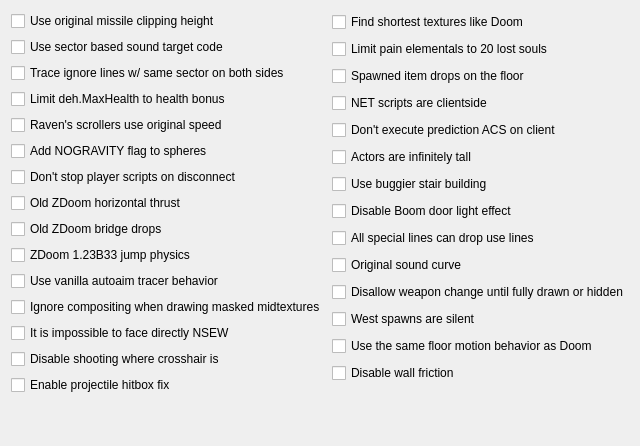
     <widget class="QWidget" name="tabCompatibility2">
      <attribute name="title">
       <string>Compatibility 2</string>
      </attribute>
      <layout class="QVBoxLayout" name="verticalLayout_23">
       <item>
        <layout class="QHBoxLayout" name="horizontalLayout_8">
         <item>
          <layout class="QVBoxLayout" name="verticalLayout_30">
           <item>
            <widget class="QCheckBox" name="cbCompatUseOriginalMissileClippingHeight">
             <property name="toolTip">
              <string>&lt;p&gt;This allows for decorations to be pass-through for projectiles as they were originally in Doom.&lt;/p&gt;</string>
             </property>
             <property name="text">
              <string>Use original missile clipping height</string>
             </property>
            </widget>
           </item>
           <item>
            <widget class="QCheckBox" name="cbCompatUseSectorBasedSoundTargetCode">
             <property name="text">
              <string>Use sector based sound target code</string>
             </property>
            </widget>
           </item>
           <item>
            <widget class="QCheckBox" name="cbCompatTraceIgnoreLinesWithoutSameSectorOnBothSides">
             <property name="toolTip">
              <string>&lt;html&gt;&lt;head/&gt;&lt;body&gt;&lt;p&gt;Doom's hitscan tracing code ignores all lines with both sides in the same sector. ZDoom's does not. This option reverts to the original but less precise behavior. &lt;/p&gt;&lt;/body&gt;&lt;/html&gt;</string>
             </property>
             <property name="text">
              <string>Trace ignore lines w/ same sector on both sides</string>
             </property>
            </widget>
           </item>
           <item>
            <widget class="QCheckBox" name="cbCompatLimitDehMaxHealthToHealthBonus">
             <property name="text">
              <string>Limit deh.MaxHealth to health bonus</string>
             </property>
            </widget>
           </item>
           <item>
            <widget class="QCheckBox" name="cbCompatRavensScrollersUseOriginalSpeed">
             <property name="toolTip">
              <string>&lt;html&gt;&lt;head/&gt;&lt;body&gt;&lt;p&gt;The scrolling floor specials in Heretic and Hexen move the player much faster than the actual texture scrolling speed. Enable this option to restore this effect. &lt;/p&gt;&lt;/body&gt;&lt;/html&gt;</string>
             </property>
             <property name="text">
              <string>Raven's scrollers use original speed</string>
             </property>
            </widget>
           </item>
           <item>
            <widget class="QCheckBox" name="cbCompatAddNOGRAVITYFlagToSpheres">
             <property name="toolTip">
              <string>&lt;html&gt;&lt;head/&gt;&lt;body&gt;&lt;p&gt;Add NOGRAVITY to actors named InvulnerabilitySphere, Soulsphere, Megasphere and BlurSphere when spawned by the map.&lt;/p&gt;&lt;/body&gt;&lt;/html&gt;</string>
             </property>
             <property name="text">
              <string>Add NOGRAVITY flag to spheres</string>
             </property>
            </widget>
           </item>
           <item>
            <widget class="QCheckBox" name="cbDontStopPlayerScriptsOnDisconnect">
             <property name="toolTip">
              <string>&lt;html&gt;&lt;head/&gt;&lt;body&gt;&lt;p&gt;When a player leaves the game, don't stop any scripts of that player that are still running.&lt;/p&gt;&lt;/body&gt;&lt;/html&gt;</string>
             </property>
             <property name="text">
              <string>Don't stop player scripts on disconnect</string>
             </property>
            </widget>
           </item>
           <item>
            <widget class="QCheckBox" name="cbOldZDoomHorizontalThrust">
             <property name="toolTip">
              <string>&lt;p&gt;If this is enabled, explosions cause a strong horizontal thrust like in old ZDoom versions.&lt;/p&gt;</string>
             </property>
             <property name="text">
              <string>Old ZDoom horizontal thrust</string>
             </property>
            </widget>
           </item>
           <item>
            <widget class="QCheckBox" name="cbOldZDoomBridgeDrops">
             <property name="toolTip">
              <string>&lt;p&gt;If this is enabled, non-SOLID things like flags fall through bridges (as they used to do in old ZDoom versions).&lt;/p&gt;</string>
             </property>
             <property name="text">
              <string>Old ZDoom bridge drops</string>
             </property>
            </widget>
           </item>
           <item>
            <widget class="QCheckBox" name="cbOldZDoomJumpPhysics">
             <property name="toolTip">
              <string>&lt;html&gt;&lt;head/&gt;&lt;body&gt;&lt;p&gt;Uses old ZDoom jump physics, it's a minor bug in the gravity code that causes gravity application in the wrong place.&lt;/p&gt;&lt;/body&gt;&lt;/html&gt;</string>
             </property>
             <property name="text">
              <string>ZDoom 1.23B33 jump physics</string>
             </property>
            </widget>
           </item>
           <item>
            <widget class="QCheckBox" name="cbCompatUseVanillaAutoaimTracerBehavior">
             <property name="toolTip">
              <string>&lt;html&gt;&lt;head/&gt;&lt;p&gt;Q-Zandronum uses more tracers to fill in the gaps, this reverts it to vanilla's 3 tracer behavior&lt;/p&gt;&lt;/body&gt;&lt;/html&gt;</string>
             </property>
             <property name="text">
              <string>Use vanilla autoaim tracer behavior</string>
             </property>
            </widget>
           </item>
           <item>
            <widget class="QCheckBox" name="cbCompatMaskedMidtex">
             <property name="text">
              <string>Ignore compositing when drawing masked midtextures</string>
             </property>
            </widget>
           </item>
           <item>
            <widget class="QCheckBox" name="cbCompatBadAngles">
             <property name="text">
              <string>It is impossible to face directly NSEW</string>
             </property>
            </widget>
           </item>
           <item>
            <widget class="QCheckBox" name="cbCompatDisableCrosshairAccurate">
             <property name="toolTip">
              <string>&lt;html&gt;&lt;head/&gt;&lt;body&gt;&lt;p&gt;Bring back vanilla ZDoom shooting below the crosshair.&lt;/p&gt;&lt;/body&gt;&lt;/html&gt;</string>
             </property>
             <property name="text">
              <string>Disable shooting where crosshair is</string>
             </property>
            </widget>
           </item>
           <item>
            <widget class="QCheckBox" name="cbCompatEnableProjectileHitboxFix">
             <property name="toolTip">
              <string>&lt;html&gt;&lt;head/&gt;&lt;body&gt;&lt;p&gt;Make projectile hitbox work across entire sprite instead of only upper half.&lt;/p&gt;&lt;/body&gt;&lt;/html&gt;</string>
             </property>
             <property name="text">
              <string>Enable projectile hitbox fix</string>
             </property>
            </widget>
           </item>
          </layout>
         </item>
         <item>
          <layout class="QVBoxLayout" name="verticalLayout_29">
           <item>
            <widget class="QCheckBox" name="cbCompatFindShortestTexturesLikeDoom">
             <property name="toolTip">
              <string>&lt;html&gt;&lt;head/&gt;&lt;body&gt;&lt;p&gt;Use Doom's shortest texture find behavior. This is requied by some WADs in MAP07.&lt;/p&gt;&lt;/body&gt;&lt;/html&gt;</string>
             </property>
             <property name="text">
              <string>Find shortest textures like Doom</string>
             </property>
            </widget>
           </item>
           <item>
            <widget class="QCheckBox" name="cbCompatLimitPainElementals">
             <property name="text">
              <string>Limit pain elementals to 20 lost souls</string>
             </property>
            </widget>
           </item>
           <item>
            <widget class="QCheckBox" name="cbCompatSpawnItemDropsOnTheFloor">
             <property name="text">
              <string>Spawned item drops on the floor</string>
             </property>
            </widget>
           </item>
           <item>
            <widget class="QCheckBox" name="cbCompatNETScriptsAreClientside">
             <property name="toolTip">
              <string>&lt;html&gt;&lt;head/&gt;&lt;body&gt;&lt;p&gt;Treat ACS scripts with the SCRIPTF_Net flag to be client side, i.e. executed on the clients, but not on the server.&lt;/p&gt;&lt;/body&gt;&lt;/html&gt;</string>
             </property>
             <property name="text">
              <string>NET scripts are clientside</string>
             </property>
            </widget>
           </item>
           <item>
            <widget class="QCheckBox" name="cbCompatNoPredictionACS">
             <property name="toolTip">
              <string>&lt;html&gt;&lt;head/&gt;&lt;body&gt;&lt;p&gt;Don't execute predicted ACS scripts on client side. Turning this on can fix ACS teleports or jumppads on maps that are not using ACS_ExecuteWithResult.&lt;/p&gt;&lt;/body&gt;&lt;/html&gt;</string>
             </property>
             <property name="text">
              <string>Don't execute prediction ACS on client</string>
             </property>
            </widget>
           </item>
           <item>
            <widget class="QCheckBox" name="cbCompatActorsAreInfinitelyTall">
             <property name="toolTip">
              <string>&lt;p&gt;This allows for decorations to be pass-through for projectiles as they were originally in Doom.&lt;/p&gt;</string>
             </property>
             <property name="text">
              <string>Actors are infinitely tall</string>
             </property>
            </widget>
           </item>
           <item>
            <widget class="QCheckBox" name="cbCompatUseBuggierStairBuilding">
             <property name="toolTip">
              <string>Don't fix loop index for stair building.</string>
             </property>
             <property name="text">
              <string>Use buggier stair building</string>
             </property>
            </widget>
           </item>
           <item>
            <widget class="QCheckBox" name="cbCompatDisableBoomDoorLightEffect">
             <property name="text">
              <string>Disable Boom door light effect</string>
             </property>
            </widget>
           </item>
           <item>
            <widget class="QCheckBox" name="cbCompatAllSpecialLinesCanDropUseLines">
             <property name="text">
              <string>All special lines can drop use lines</string>
             </property>
            </widget>
           </item>
           <item>
            <widget class="QCheckBox" name="cbCompatOriginalSoundCurve">
             <property name="text">
              <string>Original sound curve</string>
             </property>
            </widget>
           </item>
           <item>
            <widget class="QCheckBox" name="cbCompatFullWeaponLower">
             <property name="text">
              <string>Disallow weapon change until fully drawn or hidden</string>
             </property>
            </widget>
           </item>
           <item>
            <widget class="QCheckBox" name="cbCompatWestSpawnsAreSilent">
             <property name="text">
              <string>West spawns are silent</string>
             </property>
            </widget>
           </item>
           <item>
            <widget class="QCheckBox" name="cbCompatFloorMove">
             <property name="text">
              <string>Use the same floor motion behavior as Doom</string>
             </property>
            </widget>
           </item>
           <item>
            <widget class="QCheckBox" name="cbCompatDisableWallFriction">
             <property name="text">
              <string>Disable wall friction</string>
             </property>
            </widget>
           </item>
          </layout>
         </item>
        </layout>
       </item>
       <item>
        <spacer name="verticalSpacer_8">
         <property name="orientation">
          <enum>Qt::Vertical</enum>
         </property>
         <property name="sizeHint" stdset="0">
          <size>
           <width>20</width>
           <height>40</height>
          </size>
         </property>
        </spacer>
       </item>
      </layout>
     </widget>
